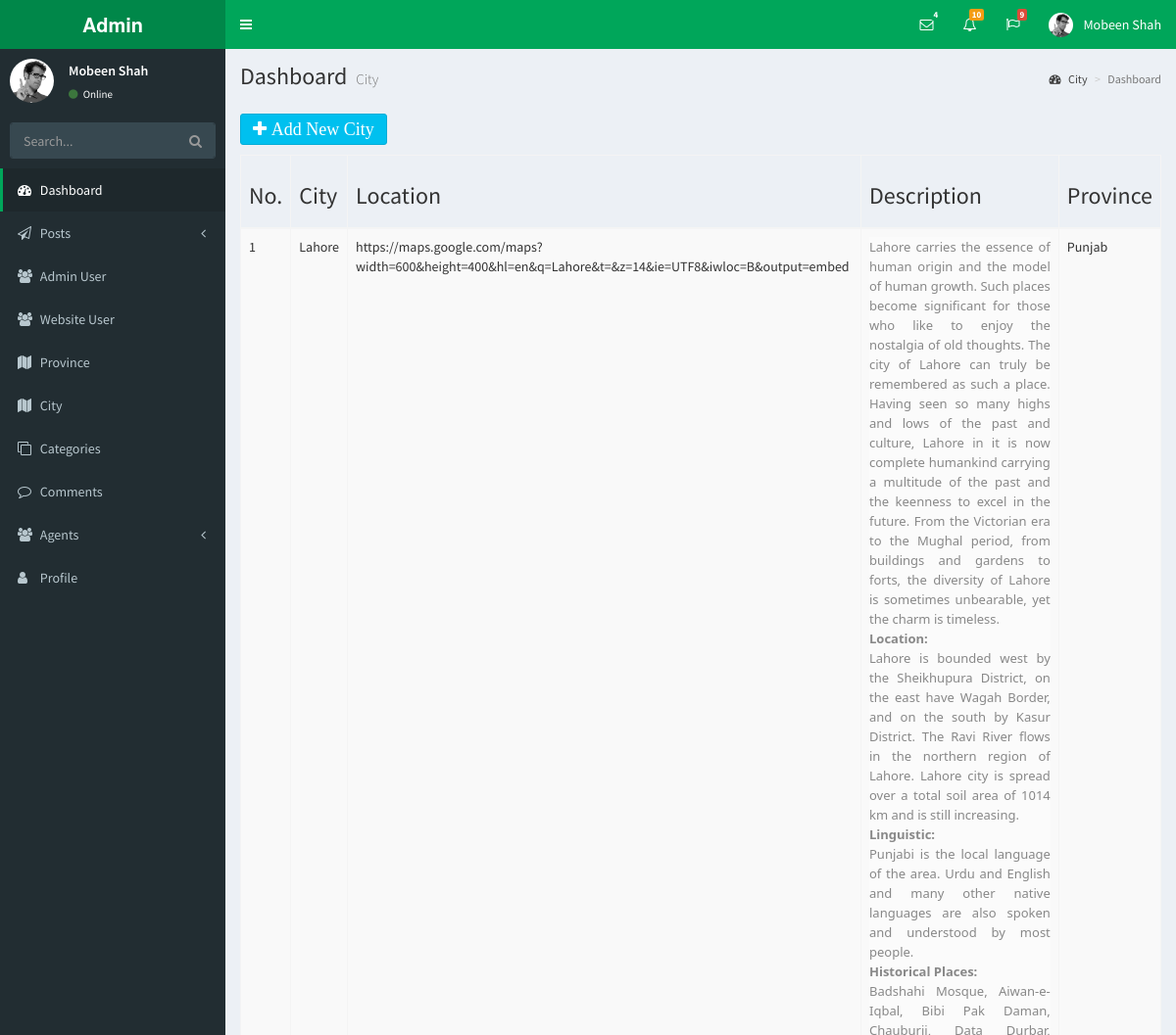
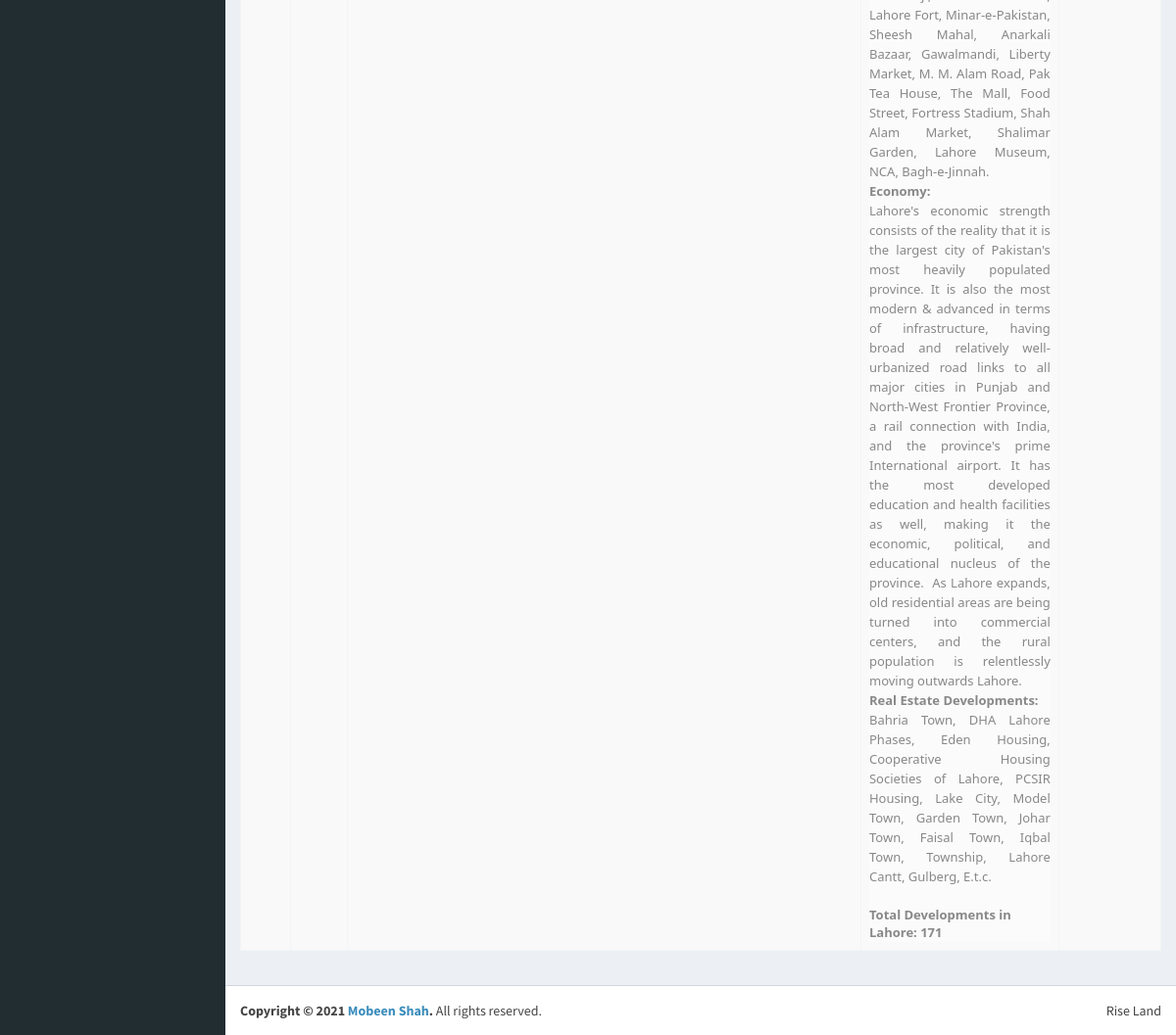
The page /Admin/city.php (signed in) on the database its author committed (2 pictures, top to bottom).
### tables this page shows
CREATE TABLE `city` (
  `city_id` int(20) NOT NULL,
  `city_name` varchar(255) NOT NULL,
  `city_location` varchar(255) NOT NULL,
  `city_description` longtext NOT NULL,
  `province_id` int(20) NOT NULL
);

CREATE TABLE `province` (
  `province_id` int(10) NOT NULL,
  `province_name` varchar(255) NOT NULL,
  `location` varchar(255) NOT NULL,
  `description` longtext NOT NULL
);

### Admin/city.php (the view, shortened to what this page needs)
<?php session_start();
  if(!isset($_SESSION["adminid"])){
    header ("Location: login.php");
  }else{
?>
  <?php include ('include/header.php'); ?>
  <?php include ('include/sidebar.php'); ?>
  <div class="content-wrapper">
    <section class="content-header">
      <h1>
        Dashboard
        <small>City</small>
      </h1>
      <ol class="breadcrumb">
        <li><a href="city.php"><i class="fa fa-dashboard"></i> City</a></li>
        <li class="active">Dashboard</li>
      </ol>
    </section>
    <section class="content container-fluid">
      <div class="row">
        <div class="col-md-12">
            <h4><a href="city-add.php" type="button" class="btn btn-info fa fa-plus"> Add New City</a></h4>
        </div>
      </div>
      <div class="row">
        <div class="col-md-12">
            <table class="table table-striped table-bordered table-responsive">
                <thead>
                <tr>
                    <th><h3>No.</h3></th>
                    <th><h3>City</h3></th>
                    <th><h3>Location</h3></th>
                    <th><h3>Description</h3></th>
                    <th><h3>Province</h3></th>
                  </tr>
                </thead>
                <tbody>
                  <?php
                      $city = 'SELECT a.*,b.province_name FROM `city` a INNER JOIN `province` b ON a.province_id = b.province_id';
                      $result = mysqli_query($db, $city) or die (mysqli_error($db));
                      while ($row = mysqli_fetch_assoc($result)) {
                      echo '<tr>';
                      echo '<td>'. $row['city_id'].'</td>';
                      echo '<td>'. $row['city_name'].'</td>';
                      echo '<td>'. $row['city_location'].'</td>';
                      echo '<td>'. $row['city_description'].'</td>';
                      echo '<td>'. $row['province_name'].'</td>';
                      echo '</tr>';
                    }
                  ?>
                </tbody>
              </table>
        </div>
      </div>
    </section>
  </div>
  <?php include ('include/footer.php'); ?>
  <?php } ?>

### rows shown on the page
city: city_id "1", city_name "Lahore", city_location "https://maps.google.com/maps?width=600&height=400&hl=en&q=Lahore&t=&z=14&ie=UTF8&iwloc=B&output=embed", city_description "Lahore carries the essence of human origin and the model of human growth. Such places become significant for those who like to enjoy the nostalgia of old thoughts. The city of Lahore can truly be remembered as such a place. Having seen so many highs and lows of the past and culture, Lahore in it is now complete humankind carrying a multitude of the past and the keenness to excel in the future. From the Victorian era to the Mughal period, from buildings and gardens to forts, the diversity of Lahore is sometimes unbearable, yet the charm is timeless. Location: Lahore is bounded west by the Sheikhupura District, on the east have Wagah Border, and on the south by Kasur District. The Ravi River…", province.province_name "Punjab"
